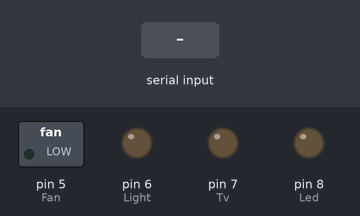
The sketch below on a simulated Arduino Uno, built with avr-gcc and run on an emulated ATmega328P. Shown: switched loads named in the sketch (green lamp = pin HIGH), output pins drawn as LEDs (lit = HIGH). The test bench sets the inputs (shaded band). The modem accepts every AT command (registered, SIM ready, sends succeed) and sends nothing else; what the sketch prints to the serial monitor is not drawn.

Above: at 5.7 s.
5.8 s: "Fan_on" received over the second serial link
At 6.6 s:
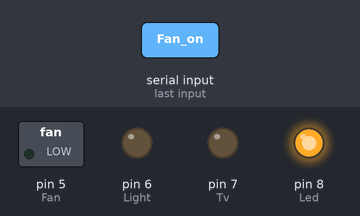
8.3 s: "Fan_off" received over the second serial link
At 9.9 s:
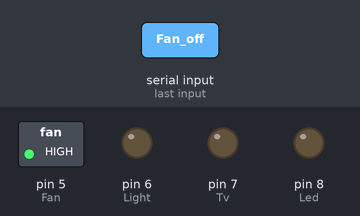
11.3 s: "Light_on" received over the second serial link
At 17.1 s:
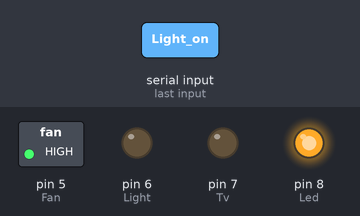
Timing chart, 0 to 18.8 s (numbered marks = the images above; inputs shaded):
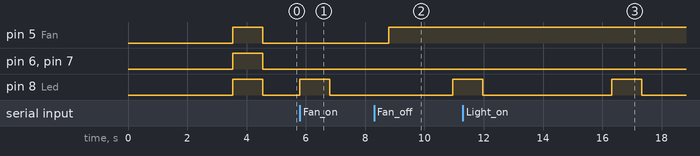

Measured:
- after the input at 5.8 s, pin 8 (Led): LOW → HIGH at once, → LOW 1.0 s later

The sketch:

GSM_based_home_automation_main.ino
```cpp
#include<SoftwareSerial.h> // For serial communication
SoftwareSerial myHome(3, 2); //2=Rx on arduino board:3=Tx on arduino board
int Fan = 5;
int Light = 6;
int Tv = 7;
int Led=8;
String incomingData=""; //for storing incoming serial data
String message = "";   //for storing the message


void setup() {

  Serial.begin(9600); // baudrate for serial monitor
  myHome.begin(9600); // baudrate for GSM module
  Serial.println("Initializing...");
  myHome.println("AT"); //Once the connection is successful, it will back to OK
  updateSerial();
  delay(1000);
  pinMode(Fan, OUTPUT);
  pinMode(Light, OUTPUT);
  pinMode(Tv, OUTPUT);
  pinMode(Led, OUTPUT);
  myHome.println("AT+CMGF=1\r"); // set SMS mode to myHome mode
  updateSerial();
  delay(500);
  myHome.println("AT+CNMI=2,2,0,0,0\r");// set gsm module to tp show the output on serial out
  updateSerial();
  delay(500);
  digitalWrite(Fan, HIGH);
  digitalWrite(Light, HIGH);
  digitalWrite(Tv, HIGH);
  digitalWrite(Led, HIGH);
  delay(1000);
  digitalWrite(Light, LOW);
  digitalWrite(Fan, LOW);
  digitalWrite(Tv, LOW);
  digitalWrite(Led, LOW);

  // put your setup code here, to run once:

}

void loop() {
  receive_message(); //Function for receiving sms

  if(incomingData.indexOf("Fan_on")>=0)// if received command is to turn on fan
  {

    digitalWrite(Fan, HIGH);
    message = "Fan is turned ON";
    send_message(message);// Send a sms back to confirm that the fan is turned on

  }

  if(incomingData.indexOf("Fan_off")>=0)// if received command is to turn off fan
  {

    digitalWrite(Fan, LOW);
    message = "Fan is turned OFF";
    send_message(message);// Send a sms back to confirm that the fan is turned off

  }


  receive_message(); //Function for receiving sms

  if(incomingData.indexOf("Light_on")>=0)// if received command is to turn on Light
  {

    digitalWrite(Light, HIGH);
    message = "Light is turned ON";
    send_message(message);// Send a sms back to confirm that the Light is turned on

  }

  if(incomingData.indexOf("Light_off")>=0)// if received command is to turn off Light
  {

    digitalWrite(Light, LOW);
    message = "Light is turned OFF";
    send_message(message);// Send a sms back to confirm that the Light is turned off

  }

  receive_message(); //Function for receiving sms

  if(incomingData.indexOf("Tv_on")>=0)// if received command is to turn on Tv
  {
    digitalWrite(Tv, HIGH);
    message = "Tv is turned ON";
    send_message(message);// Send a sms back to confirm that the Tv is turned on

  }

  if(incomingData.indexOf("Tv_off")>=0)// if received command is to turn off Tv
  {
    digitalWrite(Tv, LOW);
    message = "Tv is turned OFF";
    send_message(message);// Send a sms back to confirm that the Tv is turned off

  }
}
  // put your main code here, to run repeatedly:


void receive_message()
{
  if (myHome.available() > 0)
  {
    Signal();
    incomingData = myHome.readString(); // Get the data from the serial port.
    Serial.print(incomingData);
    updateSerial();
    delay(500);
  }
}
void send_message(String message) //Communicate with the owner of the house
{
  myHome.println("AT+CMGF=1");    //Set the GSM Module To myHome Mode
  updateSerial();
  delay(200);
  myHome.println("AT+CMGS=\"+2348105295597\""); //mobile number of the home owner
  updateSerial();
  delay(200);
  myHome.println(message);   // The SMS to be sent to myHome owner
  updateSerial();
  delay(200);
  Signal();
  myHome.println((char)30);  // ASCII code of CTRL+Z
  updateSerial();
  delay(200);
  myHome.println();
  updateSerial();
  delay(1000);
}
void Signal()
{
  digitalWrite(Led, HIGH);
  delay(1000);
  digitalWrite(Led, LOW);
}
void updateSerial()
{
  delay(500);
  while (Serial.available())
  {
    myHome.write(Serial.read());//Forward what Serial received to Software Serial Port
  }
  while(myHome.available())
  {
    Serial.write(myHome.read());//Forward what Software Serial received to Serial Port
  }
}
```
